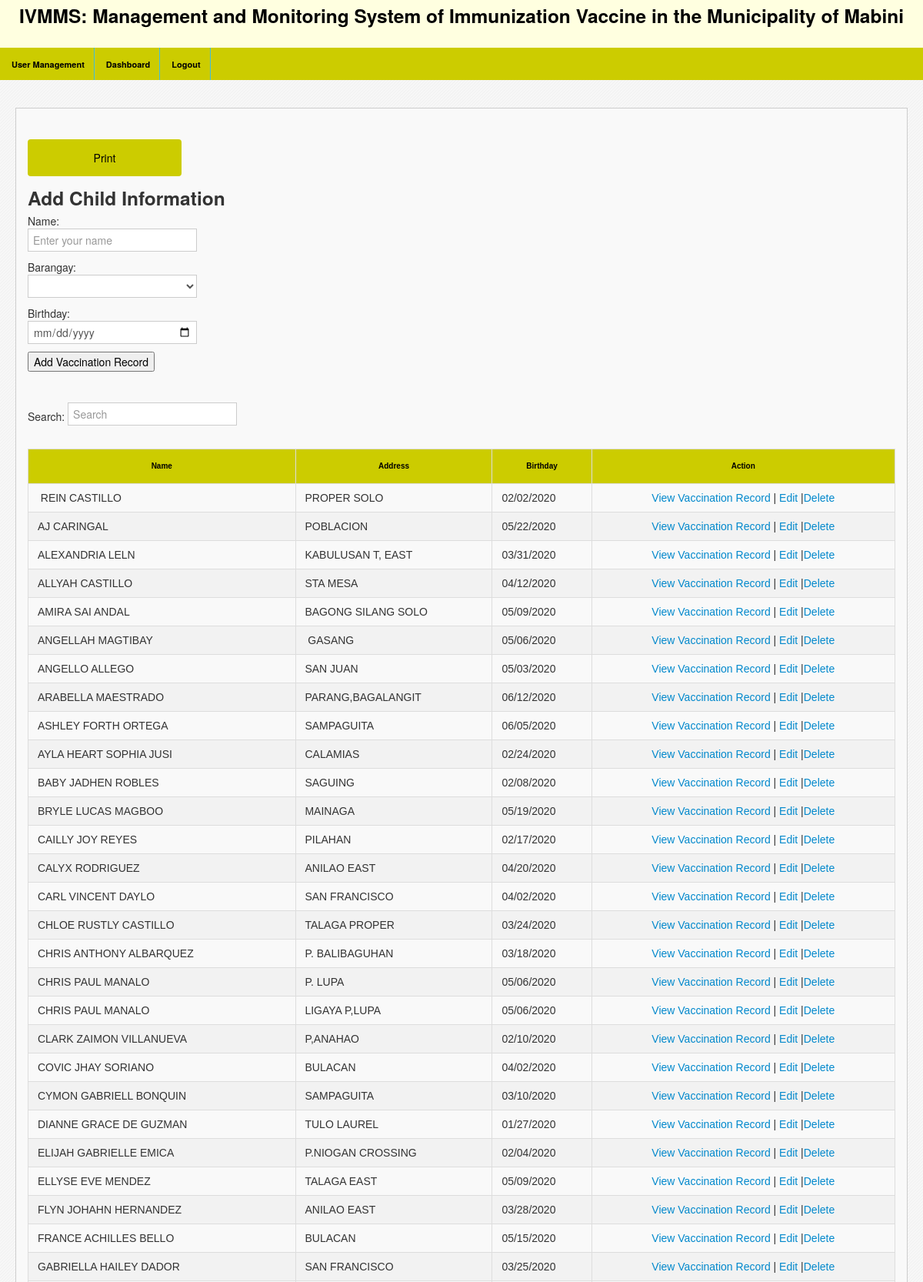
The app's page /admin/index.php (upper part) with its own data.
### tables this page shows
CREATE TABLE IF NOT EXISTS `users` (
  `id` int(11) NOT NULL AUTO_INCREMENT,
  `name` text,
  `address` text,
  `contact` varchar(255) NOT NULL,
  PRIMARY KEY (`id`)
);

### admin/index.php (the view, shortened to what this page needs)
<!DOCTYPE html>
<html lang="en">
<head>
<link rel="stylesheet" href="css/bootstrap.min.css" />
<link rel="stylesheet" href="css/bootstrap-responsive.min.css" />
<link rel="stylesheet" href="css/fullcalendar.css" />
<link rel="stylesheet" href="css/maruti-style.css" />
<link rel="stylesheet" href="css/maruti-media.css" class="skin-color" />
</head>
<body>
<div id="header" style="background-color:#ffffe0">
  <center><h3 style="color:#000;margin-top:10px">IVMMS: Management and Monitoring System of Immunization Vaccine in the Municipality of Mabini</h1>
</div>
<div id="sidebar" style="background-color:#CCCC00">
<ul>
    <li class="active"><a href="index.php"> <span style="color:#000">User Management</span></a> </li>
   <li class="active"><a href="dashboard.php"> <span style="color:#000">Dashboard</span></a> </li>
    <li><a href="../logout.php"><span style="color:#000">Logout</span></a></li>
  </ul>
</div>
<div id="content">
  <div class="container-fluid">
    <div class="row-fluid">
      <div class="widget-box">
        <div class="widget-content">
          <div class="row-fluid">
		  <input type="button" value="Print" name="submit" class="myButton" onclick="printDiv('printme')">
		 <form action="rex.php" method="POST">
		  <h3 style="margin:0px">Add Child Information</h2>
		  Name:<br>
		  <input type="text" name="name" required placeholder="Enter your name" class="email"><br>
			Barangay:<br>
			<select name="address" class="email" required>
								<option></option>
								<option>Anilao Proper</option>
								</select>
	<br>
			Birthday:<br>
		  <input type="date" name="contact" required placeholder="Enter your birthday" class="email"><br>
	<input type="submit" name="submit" value="Add Vaccination Record">
</form>
		  <br><br>
						Search: <input type="search" class="light-table-filter email" data-table="order-table" placeholder="Search"><br>
						<center>
								<br>
								<div class="datagrid">
						<table width="100%" border="1" style="border-collapse:collapse;padding:5px" class="tftable order-table table bluetext" id="customers">
							<thead>
							<tr>
								<th><b><center>Name</th>
								<th><b><center>Address</th>
								<th><b><center>Birthday</th>
								<th><b><center>Action</th>
								</tr>
							</thead>
							<tbody>
			<?php
$result = mysql_query("SELECT * FROM users order BY name ASC");
while($row = mysql_fetch_array($result))
{
			echo '<tr>';
			echo '<td valign="top">&nbsp;'.$row['name'].'</td>';
			echo '<td valign="top">&nbsp;'.$row['address'].'</td>';
			echo '<td valign="top">&nbsp;'.$row['contact'].'</td>';
			echo '<td width="35%"><center><a href="v1.php?id='.$row["id"].'">View Vaccination Record</a> | <a href="update.php?id='.$row["id"].'">Edit</a> |<a href="delete.php?id='.$row['id'].'" onclick="return confirm(\'Are you sure you want to delete this record? Press OK to continue\')">Delete</a></td>';
			echo '</tr>';
}
?>
		</tbody>
						</table>
						</div>
        </div>
      </div>
    </div>
  </div>
</div>
</div>
</body>
</html>

### admin/css/maruti-style.css (style rules this page uses)
* { outline:none !important; -moz-outline: none !important; }
body { overflow-x: hidden; margin-top: -10px; }
select, textarea, input[type="text"], input[type="password"], input[type="datetime"], input[type="datetime-local"], input[type="date"], input[type="month"], input[type="time"], input[type="week"], input[type="number"], input[type="email"], input[type="url"], input[type="search"], input[type="tel"], input[type="color"], .uneditable-input, .label, .dropdown-menu, .btn, .well, .progress, .table-bordered, .btn-group > .btn:first-child, .btn-group > .btn:last-child, .btn-group > .btn:last-child, .btn-group > .dropdown-toggle, .alert { border-radius:0px; }
.btn, textarea, input[type="text"], input[type="password"], input[type="datetime"], input[type="datetime-local"], input[type="date"], input[type="month"], input[type="time"], input[type="week"], input[type="number"], input[type="email"], input[type="url"], input[type="search"], input[type="tel"], input[type="color"], .uneditable-input { box-shadow:none; }
#header { height: 62px; position: relative; width: 100%; z-index: -7; }
#sidebar { width:100%; background:#800000; position:absolute; clear:both; top:62px; }
#sidebar > ul { margin:0px; padding:0px; width:100%; display:block; z-index:999; }
#sidebar > ul > li { list-style-type:none; float:left; display:block; margin:0px; border-right:1px solid #41bedd; position:relative; padding:10px; cursor:pointer }
#sidebar > ul > li a { padding:12px 0; }
#sidebar > ul li span { cursor:pointer; margin:0px 2px 0 5px; font-weight:bold; color:#fff; font-size:11px; }
#content { background:url(../images/backgrounds/bodyBg.png) repeat #fff; margin-left:0px; margin-right: 0; margin-top:80px; padding-bottom: 25px; position: relative; min-height: 500px; width: auto; }
.container-fluid .row-fluid:first-child { margin-top: 20px; min-height:650px }
.stat-boxes .peity_bar_good, .stat-boxes .peity_line_good, { color: #459D1C; }
.widget-box { background: none repeat scroll 0 0 #F9F9F9; border-top: 1px solid #CDCDCD; border-left: 1px solid #CDCDCD; border-right: 1px solid #CDCDCD; clear: both; margin-top: 16px; margin-bottom: 16px; position: relative; }
.widget-title, .modal-header, .table th, div.dataTables_wrapper .ui-widget-header { background-color: #efefef; border-bottom: 1px solid #CDCDCD; height: 36px; }
.widget-content { padding: 12px 15px; border-bottom: 1px solid #cdcdcd; }
.table th { height: auto; font-size: 10px; padding: 5px 10px 2px; border-bottom: 0; text-align: center; color: #666666; }
form { margin-bottom: 0; }

### admin/css/maruti-media.css (style rules this page uses)
body { background:#800000; }
#header { background-color: #2e363f; margin-top:10px; }

### admin/index.php (style rules this page uses)
#customers { font-family: Arial, Helvetica, sans-serif; border-collapse: collapse; width: 100%; }
#customers td, #customers th { border: 1px solid #ddd; padding: 8px; }
#customers tr:nth-child(even) { background-color: #f2f2f2; }
#customers th { padding-top: 12px; padding-bottom: 12px; text-align: left; background-color: #CCCC00; color: #000; }
input[type=button] { width: 200px; background-color: #CCCC00; color: #000; padding: 14px 20px; margin: 8px 0; border: none; border-radius: 4px; cursor: pointer; }

### records on screen
users: name "REIN CASTILLO", address "PROPER SOLO", contact "02/02/2020"
users: name "AJ CARINGAL", address "POBLACION", contact "05/22/2020"
users: name "ALEXANDRIA LELN", address "KABULUSAN T, EAST", contact "03/31/2020"
users: name "ALLYAH CASTILLO", address "STA MESA", contact "04/12/2020"
users: name "AMIRA SAI ANDAL", address "BAGONG SILANG SOLO", contact "05/09/2020"
users: name "ANGELLAH MAGTIBAY", address "GASANG", contact "05/06/2020"
users: name "ANGELLO ALLEGO", address "SAN JUAN", contact "05/03/2020"
users: name "ARABELLA MAESTRADO", address "PARANG,BAGALANGIT", contact "06/12/2020"
users: name "ASHLEY FORTH ORTEGA", address "SAMPAGUITA", contact "06/05/2020"
users: name "AYLA HEART SOPHIA JUSI", address "CALAMIAS", contact "02/24/2020"
users: name "BABY JADHEN ROBLES", address "SAGUING", contact "02/08/2020"
users: name "BRYLE LUCAS MAGBOO", address "MAINAGA", contact "05/19/2020"
users: name "CAILLY JOY REYES", address "PILAHAN", contact "02/17/2020"
users: name "CALYX RODRIGUEZ", address "ANILAO EAST", contact "04/20/2020"
users: name "CARL VINCENT DAYLO", address "SAN FRANCISCO", contact "04/02/2020"
users: name "CHLOE RUSTLY CASTILLO", address "TALAGA PROPER", contact "03/24/2020"
users: name "CHRIS ANTHONY ALBARQUEZ", address "P. BALIBAGUHAN", contact "03/18/2020"
users: name "CHRIS PAUL MANALO", address "P. LUPA", contact "05/06/2020"
users: name "CHRIS PAUL MANALO", address "LIGAYA P,LUPA", contact "05/06/2020"
users: name "CLARK ZAIMON VILLANUEVA", address "P,ANAHAO", contact "02/10/2020"
users: name "COVIC JHAY SORIANO", address "BULACAN", contact "04/02/2020"
users: name "CYMON GABRIELL BONQUIN", address "SAMPAGUITA", contact "03/10/2020"
users: name "DIANNE GRACE DE GUZMAN", address "TULO LAUREL", contact "01/27/2020"
users: name "ELIJAH GABRIELLE EMICA", address "P.NIOGAN CROSSING", contact "02/04/2020"
users: name "ELLYSE EVE MENDEZ", address "TALAGA EAST", contact "05/09/2020"
users: name "FLYN JOHAHN HERNANDEZ", address "ANILAO EAST", contact "03/28/2020"
users: name "FRANCE ACHILLES BELLO", address "BULACAN", contact "05/15/2020"
users: name "GABRIELLA HAILEY DADOR", address "SAN FRANCISCO", contact "03/25/2020"
